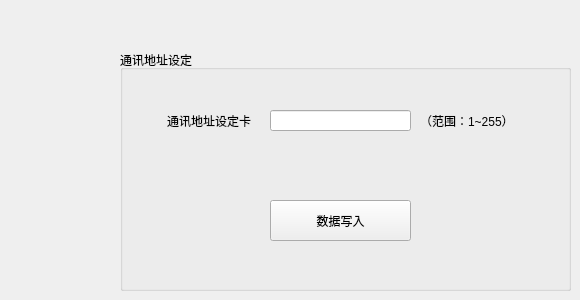
  <widget class="QWidget" name="tab5">
   <attribute name="title">
    <string>通讯地址设定卡</string>
   </attribute>
   <widget class="QLabel" name="label_32">
    <property name="geometry">
     <rect>
      <x>120</x>
      <y>110</y>
      <width>131</width>
      <height>21</height>
     </rect>
    </property>
    <property name="styleSheet">
     <string notr="true"/>
    </property>
    <property name="text">
     <string>通讯地址设定卡</string>
    </property>
    <property name="alignment">
     <set>Qt::AlignRight|Qt::AlignTrailing|Qt::AlignVCenter</set>
    </property>
   </widget>
   <widget class="QLabel" name="label_33">
    <property name="geometry">
     <rect>
      <x>420</x>
      <y>110</y>
      <width>111</width>
      <height>21</height>
     </rect>
    </property>
    <property name="styleSheet">
     <string notr="true"/>
    </property>
    <property name="text">
     <string>（范围：1~255）</string>
    </property>
   </widget>
   <widget class="QLineEdit" name="addrsetLineEdit">
    <property name="geometry">
     <rect>
      <x>270</x>
      <y>110</y>
      <width>141</width>
      <height>21</height>
     </rect>
    </property>
   </widget>
   <widget class="QPushButton" name="addrsetPushBtn">
    <property name="geometry">
     <rect>
      <x>270</x>
      <y>200</y>
      <width>141</width>
      <height>41</height>
     </rect>
    </property>
    <property name="text">
     <string>数据写入</string>
    </property>
   </widget>
   <widget class="QGroupBox" name="groupBox_12">
    <property name="geometry">
     <rect>
      <x>120</x>
      <y>50</y>
      <width>451</width>
      <height>241</height>
     </rect>
    </property>
    <property name="title">
     <string>通讯地址设定</string>
    </property>
   </widget>
   <zorder>groupBox_12</zorder>
   <zorder>label_32</zorder>
   <zorder>label_33</zorder>
   <zorder>addrsetLineEdit</zorder>
   <zorder>addrsetPushBtn</zorder>
  </widget>
